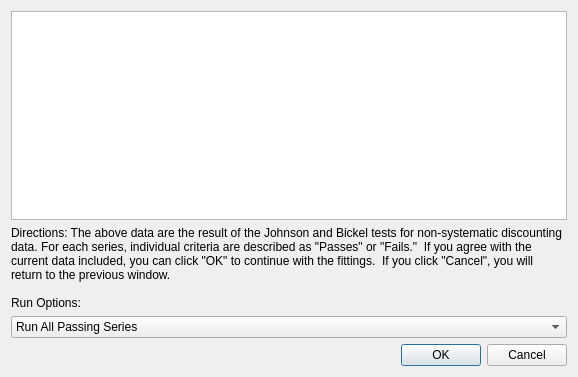
<?xml version="1.0" encoding="UTF-8"?>
<ui version="4.0">
 <class>SystematicChekDialog</class>
 <widget class="QDialog" name="SystematicChekDialog">
  <property name="geometry">
   <rect>
    <x>0</x>
    <y>0</y>
    <width>578</width>
    <height>377</height>
   </rect>
  </property>
  <property name="windowTitle">
   <string>Johnson Bickel Test</string>
  </property>
  <layout class="QVBoxLayout" name="verticalLayout">
   <property name="sizeConstraint">
    <enum>QLayout::SetDefaultConstraint</enum>
   </property>
   <item>
    <widget class="QTableWidget" name="tableWidget">
     <property name="sizePolicy">
      <sizepolicy hsizetype="Preferred" vsizetype="Expanding">
       <horstretch>0</horstretch>
       <verstretch>0</verstretch>
      </sizepolicy>
     </property>
     <property name="horizontalScrollBarPolicy">
      <enum>Qt::ScrollBarAlwaysOff</enum>
     </property>
     <property name="sizeAdjustPolicy">
      <enum>QAbstractScrollArea::AdjustIgnored</enum>
     </property>
     <property name="columnCount">
      <number>0</number>
     </property>
    </widget>
   </item>
   <item>
    <widget class="QLabel" name="label">
     <property name="text">
      <string>Directions: The above data are the result of the Johnson and Bickel tests for non-systematic discounting data. For each series, individual criteria are described as &quot;Passes&quot; or &quot;Fails.&quot;  If you agree with the current data included, you can click &quot;OK&quot; to continue with the fittings.  If you click &quot;Cancel&quot;, you will return to the previous window.

Run Options:</string>
     </property>
     <property name="wordWrap">
      <bool>true</bool>
     </property>
    </widget>
   </item>
   <item>
    <widget class="QComboBox" name="comboBox">
     <property name="currentIndex">
      <number>1</number>
     </property>
     <item>
      <property name="text">
       <string>Run All Series Regardless</string>
      </property>
     </item>
     <item>
      <property name="text">
       <string>Run All Passing Series</string>
      </property>
     </item>
     <item>
      <property name="text">
       <string>Run Selected Only</string>
      </property>
     </item>
    </widget>
   </item>
   <item>
    <widget class="QDialogButtonBox" name="buttonBox">
     <property name="orientation">
      <enum>Qt::Horizontal</enum>
     </property>
     <property name="standardButtons">
      <set>QDialogButtonBox::Cancel|QDialogButtonBox::Ok</set>
     </property>
    </widget>
   </item>
  </layout>
 </widget>
 <resources/>
 <connections>
  <connection>
   <sender>buttonBox</sender>
   <signal>accepted()</signal>
   <receiver>SystematicChekDialog</receiver>
   <slot>accept()</slot>
   <hints>
    <hint type="sourcelabel">
     <x>248</x>
     <y>254</y>
    </hint>
    <hint type="destinationlabel">
     <x>157</x>
     <y>274</y>
    </hint>
   </hints>
  </connection>
  <connection>
   <sender>buttonBox</sender>
   <signal>rejected()</signal>
   <receiver>SystematicChekDialog</receiver>
   <slot>reject()</slot>
   <hints>
    <hint type="sourcelabel">
     <x>316</x>
     <y>260</y>
    </hint>
    <hint type="destinationlabel">
     <x>286</x>
     <y>274</y>
    </hint>
   </hints>
  </connection>
 </connections>
</ui>
